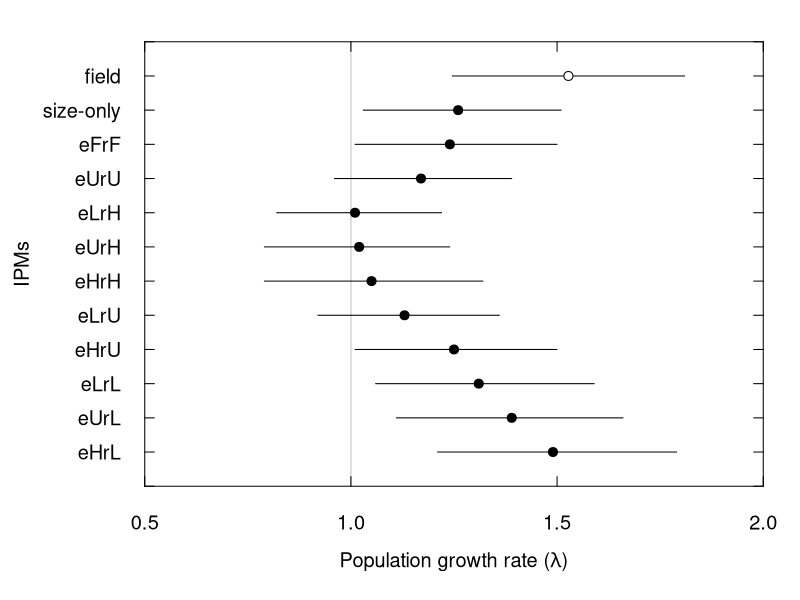

Write R code to recreate this figure.
### Will King
### Ch 3 - population model for B. glandula, IPM

# ---- load data and packages ----
library(scales)

lambdas <- read.csv('ch3_IPM_compare_lambdas.csv', header = T)
lambdas.model <- lambdas[lambdas$type == 'IPM', ]

# ---- adjust data and calculate terms ----

## order lambdas.model
# display data in order of: field, then uniform, then from lowest to highest lambda

moop <- lambdas.model[-c(1:3), ]
meep <- moop[order(moop$lambda), ]
lambdas.model <- rbind(lambdas.model[1:3, ], meep)
rm(moop, meep)

# make continuous variable for easier plotting
lambdas.model$cont <- seq(1:length(lambdas.model$lambda))

# calculate field mean and se with all data included
lambda.field.all_mean <- mean(lambdas$lambda[lambdas$type == 'field']) # 1.53
lambda.field.all_sd <- sd(lambdas$lambda[lambdas$type == 'field']) # 0.98
lambda.field.all_se <- sd(lambdas$lambda[lambdas$type == 'field'])/sqrt(12)
lambda.field.all_serange <- c(lambda.field.all_mean - lambda.field.all_se # lower
                              , lambda.field.all_mean + lambda.field.all_se # upper
)

# # calculate field mean and se with lambdas outside 1 sd of mean excluded
# # mean is 2.02, SD is 1.41, so range to be included is 0.6 to 3.43
# # to exclude: 3.73 (FH1 H), 0.57 (FH2 M), and 5.28 (RT3 L)
# 
# lambdas.subset <- lambdas[lambdas$lambda != 3.73 &
#                                   lambdas$lambda != 0.57 &
#                                   lambdas$lambda != 5.28
#                                 , ]
# lambda.field.subset_mean <- mean(lambdas.subset$lambda)
# lambda.field.subset_se <- sd(lambdas.subset$lambda)/sqrt(9)
# lambda.field.subset_serange <- c(lambda.field.subset_mean - lambda.field.subset_se # lower
#                               , lambda.field.subset_mean + lambda.field.subset_se # upper
# )


# ---- plot: vertical style ----

pdf('plots/compare_lambdas.pdf', width = 5, height = 7)
par(xpd = NA
    , cex = 1.2
    , mar = c(4, 5, 1, 0.5)
)

## blank plot
plot(cont ~ lambda
     , data = lambdas.model
     , ylim = c(max(cont)+1, min(cont)-2)
     , xlim = c(0.5, 2.0)
     , type = 'n'
     , axes = F
     , xlab = ''
     , ylab = ''
)

## add line of zero population growth
lines(x = c(1, 1)
      , y = c(min(lambdas.model$cont)-2, max(lambdas.model$cont)+1)
      , col = 'gray'
      #, lty = 2
)

# ## add line of aUrU comparison
# lines(x = c(1.17, 1.17)
#       , y = c(3, max(lambdas.model$cont)+1)
#       , col = 'gray'
#       #, lty = 2
# )

# ## add line separating comparisons you want to make
# lines(x = c(0.5, 2.5)
#       , y = c(2.5, 2.5)
#       # , col = 'gray'
#       # , lty = 2
# )

# mean and se of all field lambdas
lines(y = c(min(lambdas.model$cont) - 1, min(lambdas.model$cont) - 1)
      , x = c(lambda.field.all_serange[1], lambda.field.all_serange[2])
)
points(y = min(lambdas.model$cont) - 1
       , x = lambda.field.all_mean
       , pch = 21
       , bg = 'white'
)

# # mean and se of field lambdas < 2
# lines(y = c(min(lambdas.model$cont) - 1, min(lambdas.model$cont) - 1)
#       , x = c(lambda.field.subset_serange[1], lambda.field.subset_serange[2])
# )
# points(y = min(lambdas.model$cont) - 1
#        , x = lambda.field.subset_mean
#        , pch = 21
#        , bg = 'white'
# )

## 95% CIs of model lambdas
for (i in min(lambdas.model$cont):max(lambdas.model$cont)){
  lines(y = c(i, i)
        , x = c(lambdas.model$confint95_lower[lambdas.model$cont == i]
                , lambdas.model$confint95_upper[lambdas.model$cont == i])
  )
}

## model lambdas in black
points(cont ~ lambda
       , data = lambdas.model
       , xlim = c(0.5, 2.0)
       , ylim = c(min(cont)-1, max(cont))
       , col = 'black'
       , pch = 19
)


# axes and axes labels

axis(1
     , las = 1
     , pos = max(lambdas.model$cont) + 1
     , tck = 0.02
)
axis(2 
     , at = seq(from = min(lambdas.model$cont) - 2
                , to = max(lambdas.model$cont) + 1
                , by = 1)
     , pos = 0.5
     , tck = 0.02
     , labels = c('', 'field', as.character(lambdas.model$scenario), '')
     , las = 2
)
axis(3
     , las = 1
     , pos = min(lambdas.model$cont) - 2
     , tck = 0.02
     , labels = F
)

axis(4
     , at = seq(from = min(lambdas.model$cont) - 2
                , to = max(lambdas.model$cont) + 1
                , by = 1)
     , pos = 2
     , tck = 0.02
     , labels = F
)


mtext( expression('Population growth rate ('*lambda*')')
      , side = 1
      , line = 2
      , cex = 1.2
)

mtext('IPMs'
      , side = 2
      , line = 3.6
      , cex = 1.2
)

lines(y = c(min(lambdas.model$cont), 4.7)
      , x = c(0.005, 0.005)
)

lines(y = c(6.3, max(lambdas.model$cont))
      , x = c(0.005, 0.005)
)

dev.off()

# ---- graveyard ----
# # ---- plot: horizontal style ----
# 
# ## blank plot
# plot(lambda ~ cont
#      , data = lambdas.model
#      , ylim = c(0.5, 2.5)
#      , xlim = c(min(cont)-2, max(cont))
#      , type = 'n'
#      , axes = F
#      , xlab = ''
#      , ylab = ''
#      )
# 
# ## add line of zero population growth
# lines(x = c(min(lambdas.model$cont)-3, max(lambdas.model$cont)+1)
#       , y = c(1, 1)
#       , col = 'gray'
#       , lty = 2
# )
# 
# # mean and se of all field lambdas
# lines(x = c(min(lambdas.model$cont) - 2, min(lambdas.model$cont) - 2)
#       , y = c(lambda.field.all_serange[1], lambda.field.all_serange[2])
# )
# points(x = min(lambdas.model$cont) - 2
#        , y = lambda.field.all_mean
#        , pch = 21
#        , bg = 'white'
# )
# 
# # mean and se of field lambdas < 2
# lines(x = c(min(lambdas.model$cont) - 1, min(lambdas.model$cont) - 1)
#       , y = c(lambda.field.subset_serange[1], lambda.field.subset_serange[2])
# )
# points(x = min(lambdas.model$cont) - 1
#        , y = lambda.field.subset_mean
#        , pch = 21
#        , bg = 'white'
# )
# 
# ## 95% CIs of model lambdas
# for (i in min(lambdas.model$cont):max(lambdas.model$cont)){
#   lines(x = c(i, i)
#         , y = c(lambdas.model$confint95_lower[lambdas.model$cont == i]
#                 , lambdas.model$confint95_upper[lambdas.model$cont == i])
#   )
# }
# 
# ## model lambdas in black
# points(lambda ~ cont
#        , data = lambdas.model
#        , ylim = c(0.5, 2.5)
#        , xlim = c(min(cont)-2, max(cont))
#        , col = 'black'
#        , pch = 19
# )
# 
# 
# # axes and axes labels
# axis(1 
#      , at = seq(from = min(lambdas.model$cont) - 3
#                 , to = max(lambdas.model$cont) + 1
#                 , by = 1)
#      , pos = 0.5
#      , tck = 0.02
#      , labels = c('', 'field all', 'field subset', as.character(lambdas.model$scenario), '')
#      , las = 2
# )
# axis(2
#      , las = 1
#      , pos = min(lambdas.model$cont) - 3
#      , tck = 0.02
# )
# axis(3
#      , at = seq(from = min(lambdas.model$cont) - 3
#                 , to = max(lambdas.model$cont) + 1
#                 , by = 1)
#      , pos = 2.5
#      , tck = 0.02
#      , labels = F
# )
# axis(4
#      , las = 1
#      , pos = max(lambdas.model$cont) + 1
#      , tck = 0.02
#      , labels = F
# )
# 
# 
# mtext('Lambda'
#       , side = 2
#       , line = 3
#       , cex = 1.2
# )

# ---- subscripts ----
# ## make vector of nice axes labels
# lamlabels <- c(''
#                , 'field all'
#                , 'field subset'
#                , expression(IPM[size-only])
#                , expression(IPM[aFrF])
#                , expression(IPM[aUrU])
#                , expression(IPM[aLrH])
#                , expression(IPM[aUrH])
#                , expression(IPM[aHrH])
#                , expression(IPM[aLrU])
#                , expression(IPM[aHrU])
#                , expression(IPM[aLrL])
#                , expression(IPM[aUrL])
#                , expression(IPM[aHrL])
#                , ''
# )
